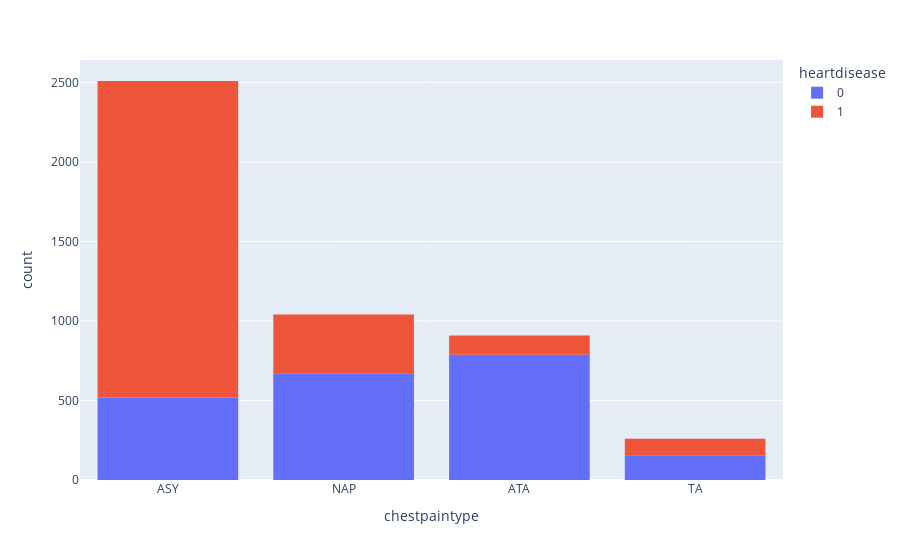

Here is the notebook cell this chart was saved with:
### Code cell
px.histogram(df, x ='chestpaintype', color= 'heartdisease')

### Figure 1 — Plotly figure (JSON) as saved in the notebook; plotly's stock layout.template omitted (floating-point values rounded to 4 significant figures; data arrays with more than 128 entries replaced by an {"elided": "..."} marker saying what was removed)
{"data": [{"alignmentgroup": "True", "bingroup": "x", "hovertemplate": "heartdisease=0<br>chestpaintype=%{x}<br>count=%{y}<extra></extra>", "legendgroup": "0", "marker": {"color": "#636efa", "pattern": {"shape": ""}}, "name": "0", "offsetgroup": "0", "orientation": "v", "showlegend": true, "type": "histogram", "x": {"elided": "2134 str values"}, "xaxis": "x", "yaxis": "y"}, {"alignmentgroup": "True", "bingroup": "x", "hovertemplate": "heartdisease=1<br>chestpaintype=%{x}<br>count=%{y}<extra></extra>", "legendgroup": "1", "marker": {"color": "#EF553B", "pattern": {"shape": ""}}, "name": "1", "offsetgroup": "1", "orientation": "v", "showlegend": true, "type": "histogram", "x": {"elided": "2583 str values"}, "xaxis": "x", "yaxis": "y"}], "layout": {"barmode": "relative", "legend": {"title": {"text": "heartdisease"}, "tracegroupgap": 0}, "margin": {"t": 60}, "xaxis": {"anchor": "y", "domain": [0, 1], "title": {"text": "chestpaintype"}}, "yaxis": {"anchor": "x", "domain": [0, 1], "title": {"text": "count"}}}}
